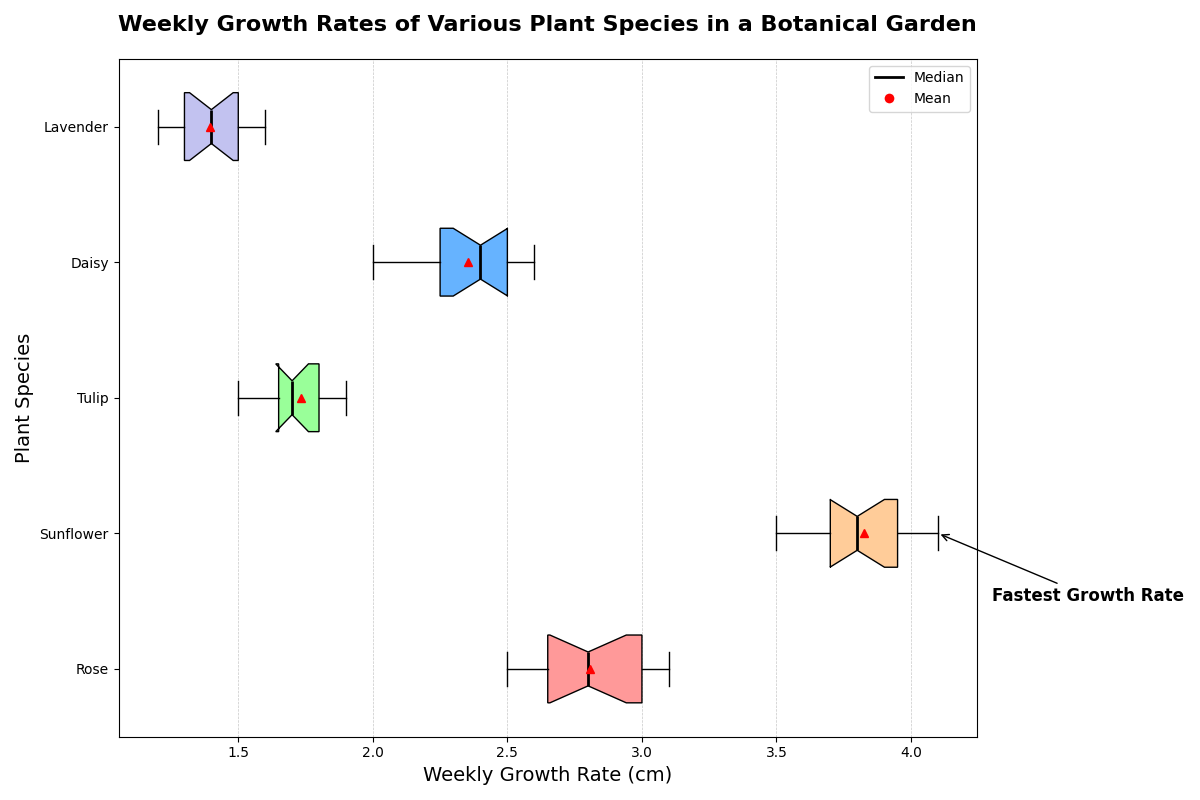

Python code for this plot:
import matplotlib.pyplot as plt
import numpy as np

species = ['Rose', 'Sunflower', 'Tulip', 'Daisy', 'Lavender']
growth_rates = [
    [2.5, 2.7, 2.8, 3.0, 2.6, 3.1, 2.9, 2.8, 3.0, 2.7, 2.5, 3.0, 2.6, 2.8, 3.1],
    [3.5, 3.6, 3.7, 3.8, 4.0, 3.9, 4.1, 3.8, 3.7, 3.9, 4.0, 3.8, 3.6, 3.9, 4.1],
    [1.5, 1.6, 1.7, 1.6, 1.8, 1.7, 1.9, 1.8, 1.6, 1.7, 1.8, 1.9, 1.7, 1.8, 1.9],
    [2.0, 2.1, 2.3, 2.2, 2.4, 2.3, 2.2, 2.5, 2.4, 2.3, 2.5, 2.6, 2.4, 2.5, 2.6],
    [1.2, 1.3, 1.2, 1.4, 1.3, 1.5, 1.3, 1.4, 1.3, 1.5, 1.4, 1.6, 1.5, 1.4, 1.6]
]

fig, ax = plt.subplots(figsize=(12, 8))
box = ax.boxplot(growth_rates, patch_artist=True, notch=True, vert=False, showmeans=True)

colors = ['#ff9999', '#ffcc99', '#99ff99', '#66b3ff', '#c2c2f0']
for patch, color in zip(box['boxes'], colors):
    patch.set_facecolor(color)

ax.set_title('Weekly Growth Rates of Various Plant Species in a Botanical Garden', fontsize=16, fontweight='bold', pad=20)
ax.set_ylabel('Plant Species', fontsize=14)
ax.set_xlabel('Weekly Growth Rate (cm)', fontsize=14)
ax.set_yticks(np.arange(1, len(species) + 1))
ax.set_yticklabels(species)

for median, mean in zip(box['medians'], box['means']):
    median.set_color('black')
    median.set_linewidth(2)
    mean.set_markerfacecolor('red')
    mean.set_markeredgecolor('red')

median_legend = plt.Line2D([0], [0], color='black', lw=2, label='Median')
mean_legend = plt.Line2D([0], [0], marker='o', color='w', markerfacecolor='red', markersize=8, label='Mean')
ax.legend(handles=[median_legend, mean_legend], loc='upper right')

ax.xaxis.grid(True, linestyle='--', linewidth=0.5, alpha=0.7)

ax.annotate('Fastest Growth Rate', xy=(4.1, 2), xytext=(4.3, 1.5),
            arrowprops=dict(facecolor='black', arrowstyle='->'),
            fontsize=12, fontweight='bold', color='black')

plt.tight_layout()
plt.show()
